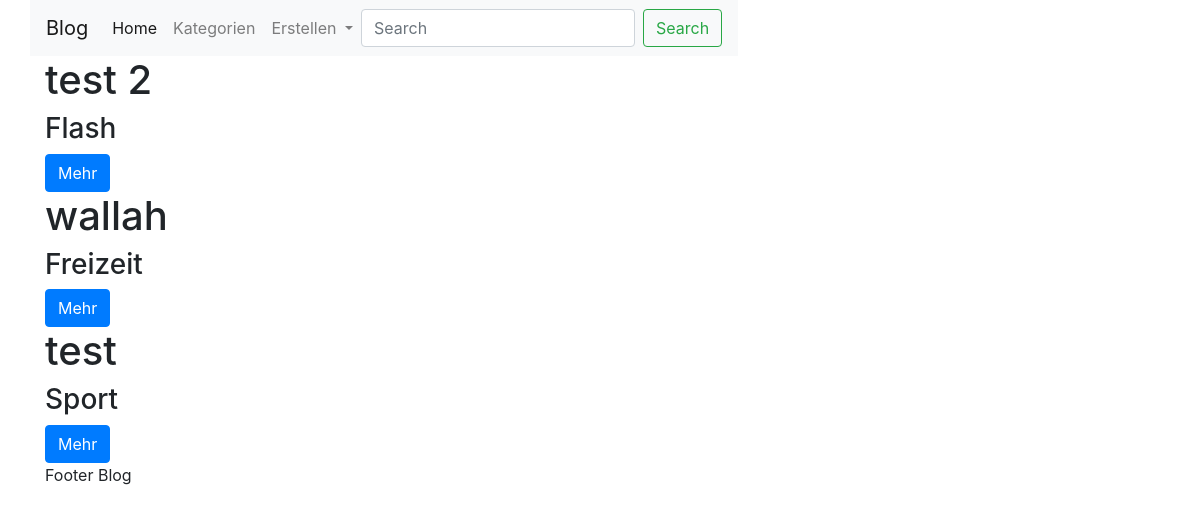
The page / on the database its author committed.
### app/models.py (models this page shows)
class Blogeintrag(db.Model):
    id = db.Column(db.Integer, primary_key=True)
    titel = db.Column(db.String, nullable=False)
    kategorie = db.Column(db.ForeignKey("kategorie.id"), nullable=False)
    text = db.Column(db.String, nullable=False)
    datum = db.Column(db.Date, nullable=False)

class Kategorie(db.Model):
    id = db.Column(db.Integer,primary_key=True)
    value = db.Column(db.String, nullable=False)
    blogeintrag = db.relationship("Blogeintrag", backref="Kategorie")

### app/blog/routes.py (the view)
@bp.route('/')
def index():
    blog = Blogeintrag.query.order_by(Blogeintrag.datum).limit(3)
    return render_template("blog/overview.html", blog=blog)
    """
    blog = Blogeintrag.query(blog).order_by(Blogeintrag.date.desc()).first()
    return render_template("blog/overview.html", blog=blog)
"""

### app/templates/blog/overview.html
{% extends 'base.html' %}
{% block content %}
    {% for b in blog %}
        <h1> {{ b.titel }}
        </h1>
        <h3> {{ b.Kategorie.value }} </h3>
         <a href="{{ url_for("blog.blog",id=b.id) }}" class="btn btn-primary">Mehr</a>
    {% endfor %}
{% endblock %}

### rows shown on the page
Blogeintrag: titel "test 2", Kategorie.value "Flash"
Blogeintrag: titel "wallah", Kategorie.value "Freizeit"
Blogeintrag: titel "test", Kategorie.value "Sport"
